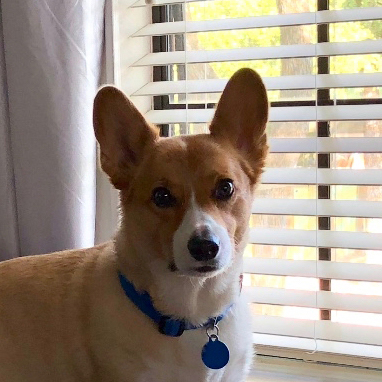
#> input picture ageGender/images/files/dog.jpg, 382 x 382 px, found by its file name
$ jupyter execute --allow-errors yAgeGenderTest.ipynb   (shell and % lines are left out)
#> lines starting #> are read from the running program, lines starting #| are printed output that depends on the picture
[cell 1]
#Dependencies
import os
import pandas as pd
import numpy as np
import matplotlib.pyplot as plt
import cv2

[cell 2]
# Point to Google Drive Folder
from google.colab import drive
drive.mount('/content/drive')

[cell 3]
# Load Image Files
dog = cv2.imread('drive/My Drive/files/dog.jpg')
#> dog is the input picture: shape (382, 382, 3); mean B, G, R 131.4, 144.6, 157.4
f_0_2 = cv2.imread('drive/My Drive/files/f_0_2.jpg')
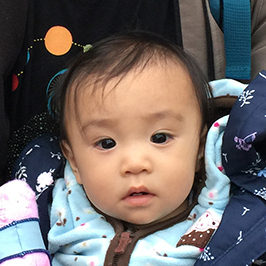
#> input picture ageGender/images/files/f_0_2.jpg, 266 x 266 px, found by its file name
#> f_0_2 is the input picture: shape (266, 266, 3); mean B, G, R 101.6, 104.1, 111.7
f_15_20 = cv2.imread('drive/My Drive/files/f_15_20.jpg')
f_25_32 = cv2.imread('drive/My Drive/files/f_25_32.jpg')
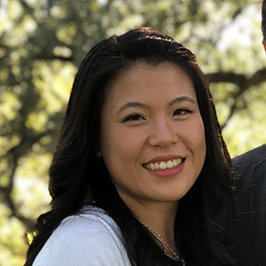
#> input picture ageGender/images/files/f_25_32.jpg, 266 x 266 px, found by its file name
#> f_25_32 is the input picture: shape (266, 266, 3); mean B, G, R 76.7, 98.1, 106.5
f_60_100 = cv2.imread('drive/My Drive/files/f_60_100.jpg')
m_8_12 = cv2.imread('drive/My Drive/files/m_8_12.jpg')
m_25_32 = cv2.imread('drive/My Drive/files/m_25_32.jpg')
m_60_100 = cv2.imread('drive/My Drive/files/m_60_100.jpg')
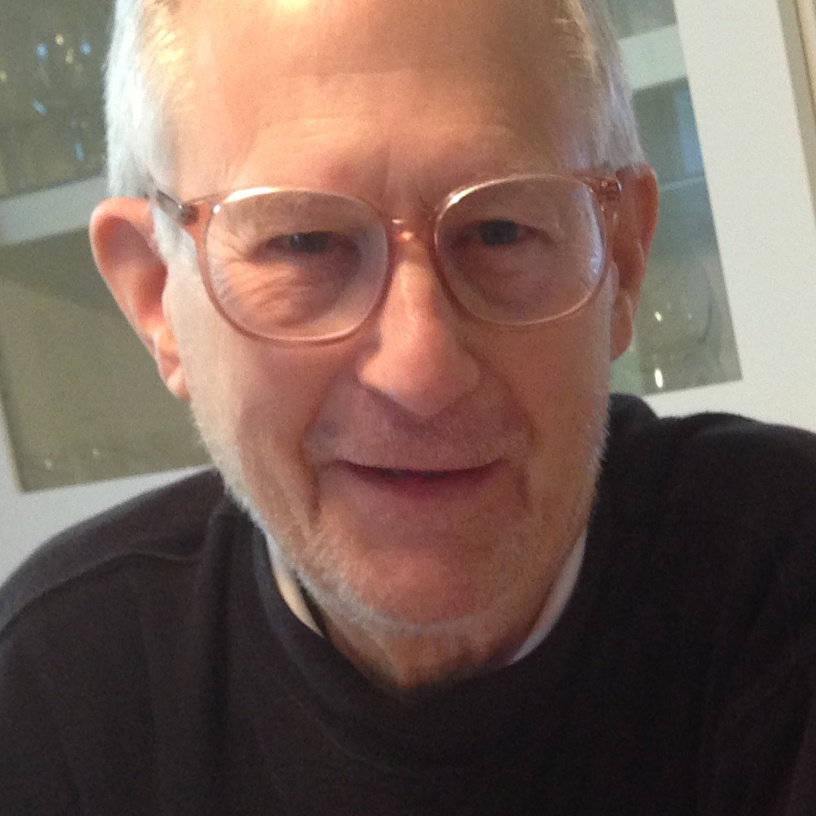
#> input picture ageGender/images/files/m_60_100.jpg, 816 x 816 px, found by its file name
#> m_60_100 is the input picture: shape (816, 816, 3); mean B, G, R 87.5, 97.4, 119.9
